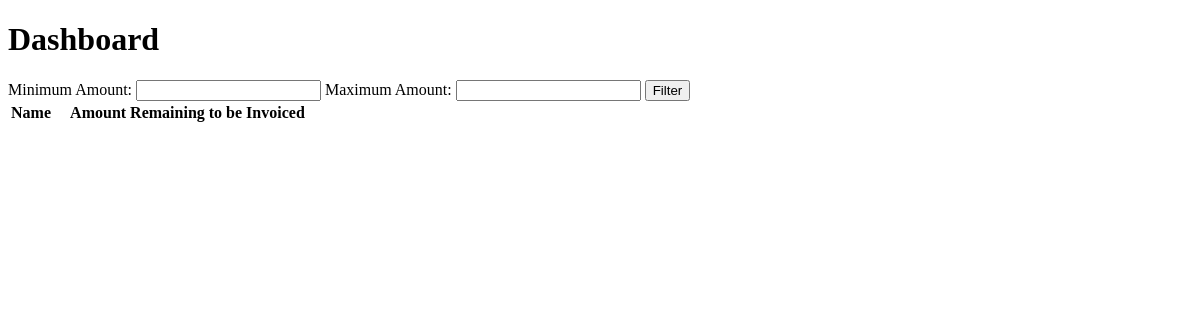
Page /dashboard on the earlier database version.
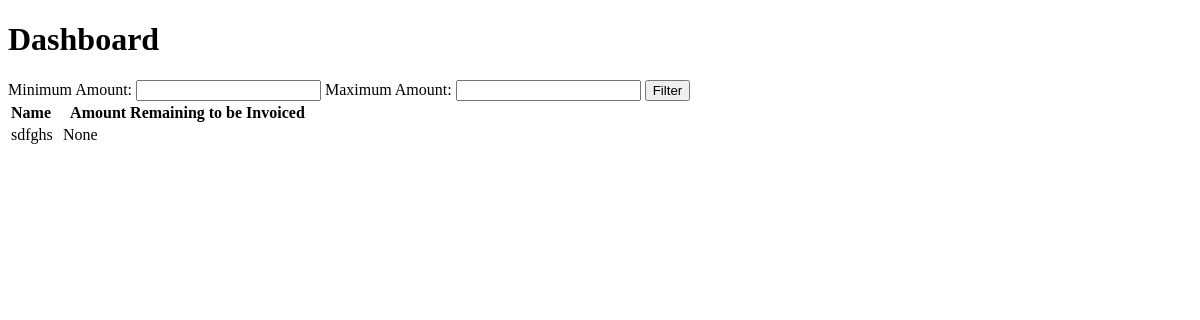
Same page on the later database version.
### reporting/models.py (models this page shows)
class Job(models.Model):
    customer = models.ForeignKey(Customer, on_delete=models.RESTRICT, null=True, related_name="jobs")
    business = models.ForeignKey(Business, on_delete=models.RESTRICT, blank=True,null=True, related_name="jobs")
    name = models.CharField(max_length=255)
    created_at = models.DateTimeField(auto_now_add=True)
    updated_at = models.DateTimeField(auto_now=True)

class Customer(models.Model):
    name = models.CharField(max_length=255)
    email = models.EmailField()
    address = models.CharField(max_length=255)
    phone = models.CharField(max_length=20)
    created_at = models.DateTimeField(auto_now_add=True)
    updated_at = models.DateTimeField(auto_now=True)

### reporting/views.py (the view, shortened to what this page needs)
# urls.py: path('dashboard', views.dashboard, name='dashboard'),
def dashboard(request):
    jobs = Job.objects.annotate(
        total_job_amount_remaining=Sum(
            F('line_items__amount') -
            F('line_items__invoice__line_items__amount')
        ),
    )
    context = {'jobs': jobs}
    return render(request, 'dashboard.html', context)

### reporting/templates/dashboard.html (shortened to what this page needs)
{% extends 'base.html' %} {% block content %}
<h1>Dashboard</h1>
<form method="post">
    <label for="min_amount">Minimum Amount:</label>
    <input type="number" name="min_amount" id="min_amount">
    <label for="max_amount">Maximum Amount:</label>
    <input type="number" name="max_amount" id="max_amount">
    <button type="submit">Filter</button>
</form>
<table>
    <thead>
        <tr>
            <th>Name &nbsp;</th>
            <th>&nbsp; Amount Remaining to be Invoiced &nbsp;</th>
        </tr>
    </thead>
    <tbody>
        {% for job in jobs %}
        <tr>
            <td>{{ job.customer.name }}</td>
            <td>{{ job.total_job_amount_remaining }}</td>
        </tr>
        {% endfor %}
    </tbody>
</table>
{% endblock %}

### reporting/templates/base.html (shortened to what this page needs)
<!DOCTYPE html>
<html>
<head>
</head>
<body>
  {% block content %}
  {% endblock %}
</body>
</html>

Differences in the rows shown:
added Job: customer.name "sdfghs", total_job_amount_remaining "None"
